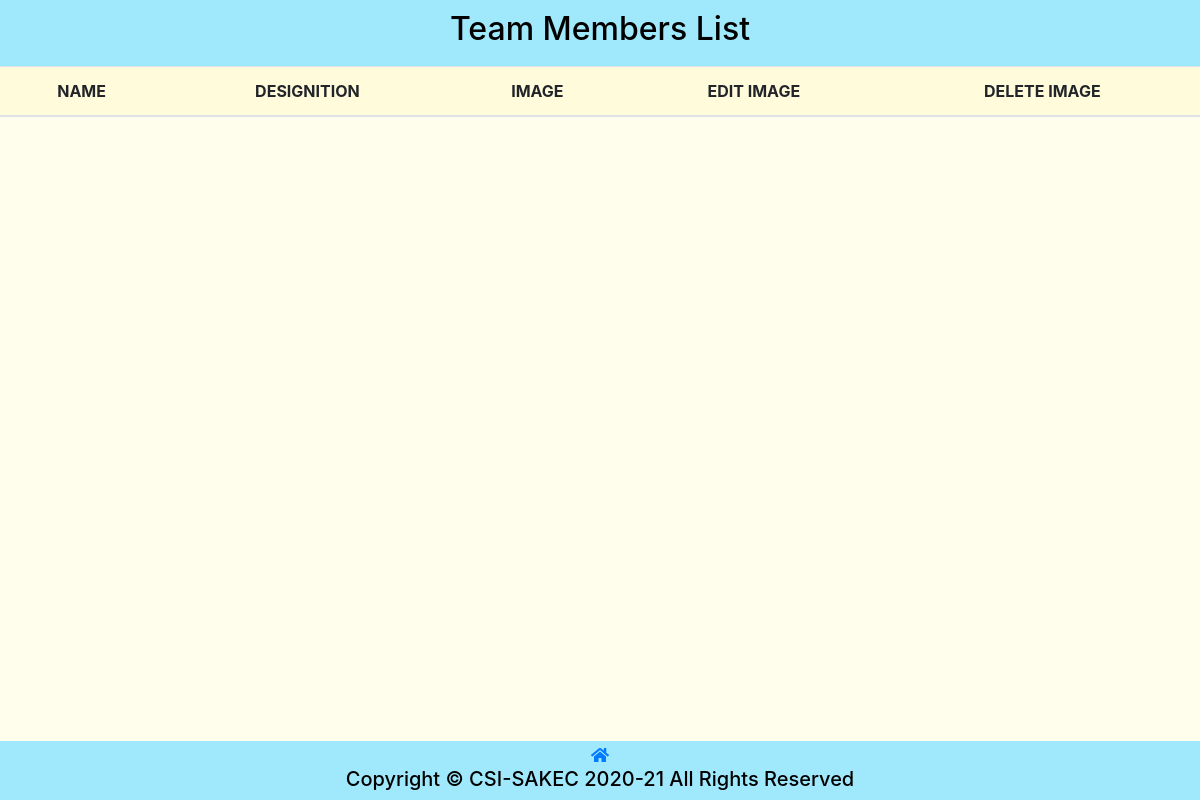
The app's page /coordinator.php, older data.
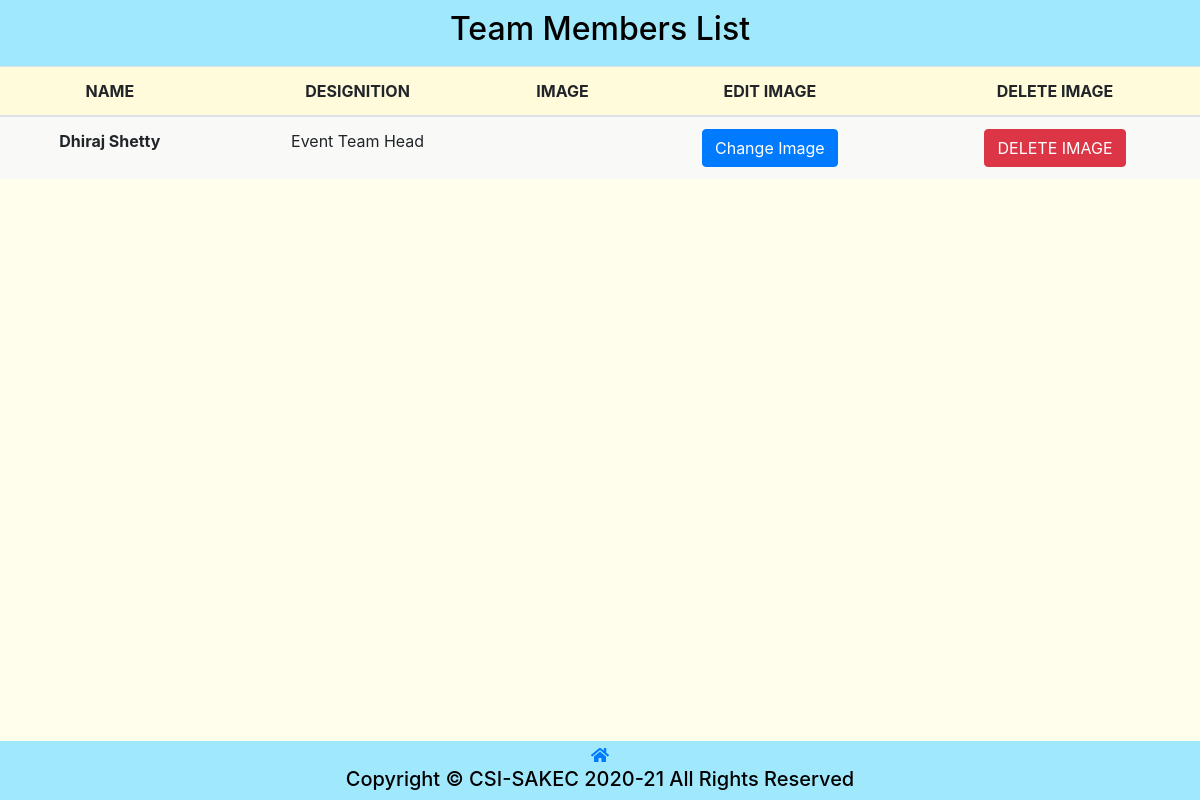
The same page, newer data.
### tables this page shows
CREATE TABLE `csi_userdata` (
  `id` int(11) NOT NULL,
  `firstName` varchar(50) NOT NULL,
  `middleName` varchar(50) NOT NULL,
  `lastName` varchar(50) NOT NULL,
  `year` varchar(5) NOT NULL,
  `division` varchar(10) NOT NULL,
  `rollNo` int(10) NOT NULL,
  `emailID` varchar(50) NOT NULL,
  `phonenumber` bigint(10) NOT NULL,
  `branch` varchar(10) NOT NULL,
  `password` varchar(255) NOT NULL,
  `role` int(15) NOT NULL,
  `gender` varchar(10) NOT NULL
);

CREATE TABLE `csi_role` (
  `id` int(11) NOT NULL,
  `role_name` varchar(256) NOT NULL,
  `main_page_edit` tinyint(4) NOT NULL DEFAULT 0,
  `user_data` tinyint(4) NOT NULL DEFAULT 0,
  `role` tinyint(4) NOT NULL DEFAULT 0,
  `add_event` tinyint(4) NOT NULL DEFAULT 0,
  `budget` tinyint(4) NOT NULL DEFAULT 0,
  `manage_event` tinyint(4) NOT NULL DEFAULT 0,
  `edit_attendance` tinyint(4) NOT NULL DEFAULT 0,
  `permission_letter` tinyint(4) NOT NULL DEFAULT 0,
  `report` tinyint(4) NOT NULL DEFAULT 0,
  `confirm_event_registration` tinyint(4) NOT NULL DEFAULT 0,
  `content_repository` tinyint(4) NOT NULL DEFAULT 0,
  `feedback_response` tinyint(4) NOT NULL DEFAULT 0,
  `query` tinyint(4) NOT NULL DEFAULT 0,
  `reply_log` tinyint(4) NOT NULL DEFAULT 0,
  `audit` tinyint(4) NOT NULL DEFAULT 0,
  `confirm_membership` tinyint(4) NOT NULL DEFAULT 0
);

### coordinator.php (the view, shortened to what this page needs)
<!DOCTYPE html>
<html lang="en" xmlns="http://www.w3.org/1999/xhtml">
<head>
    <link rel="stylesheet" href="plugins/bootstrap-4.6.0-dist/css/bootstrap.min.css">
    <link rel="stylesheet" href="css/membership.css?v=<?php echo time(); ?>">
</head>
<?php
    require_once "config.php";
?>
<body>
    <header>
        <h2 style="text-align: center;">Team Members List</h2>
</header>
    <div class="members">
        <table class="table">
            <thead class="black white-text">
                <tr>
                    <th scope="col">NAME</th>
                    <th>DESIGNITION</th>
                    <th>IMAGE</th>
                    <th>EDIT IMAGE</th>
                    <th>DELETE IMAGE</th>
                </tr>
            </thead>
            <tbody>
                <?php
                    $sql = "SELECT u.id as user_id, CONCAT(u.firstname,' ',u.lastname) as name, r.role_name as duty
                            FROM `csi_userdata` as u,`csi_role` as r
                            WHERE u.role = r.id and (r.role_name like '%Coordinator%' || r.role_name = 'General Secretary' || r.role_name like '%Team%')";
                    $result= mysqli_query($conn,$sql);
                    while($row = mysqli_fetch_assoc($result)) {
                ?>
                        <div class="table-content" style="font-size: large;">
                            <tr>
                                <th scope="row"><?php echo $row['name']; ?></th>
                                <td><?php echo $row['duty']; ?></td>
                                    <td>
                                    </td>
                                    <td>
                                        <div id="<?php echo 'reply'.$row['user_id']; ?>">
                                            <button type="button" onClick="<?php echo 'addTextArea('.$row['user_id'].');'; ?>" class="btn btn-primary">Change Image</button>
                                        </div>
                                    </td>
                                <form action="<?php echo htmlspecialchars($_SERVER["PHP_SELF"]);?>" method="POST">
                                    <td>
                                        <button type='submit' name="delete_id_btn" class='btn btn-danger'>DELETE IMAGE</button>
                                    </td>
                                </form>
                            </tr>
                        </div>
                <?php
                    }
                ?>
            </tbody>
        </table>
        <div class="spacer" style="height:30px;"></div>
    </div>
    <div class="footer">
        <div class="spacer" style="height:2px;"></div>
        <a href="index.php"><i class="fas fa-home"></i></a>
        <h5>Copyright &copy; CSI-SAKEC 2020-21 All Rights Reserved</h5>
    </div>
</body>
</html>

Row changes from the older to the newer data that the page shows:
now on this page (row edited): csi_userdata: name "Dhiraj Shetty", role.role_name "Event Team Head"
